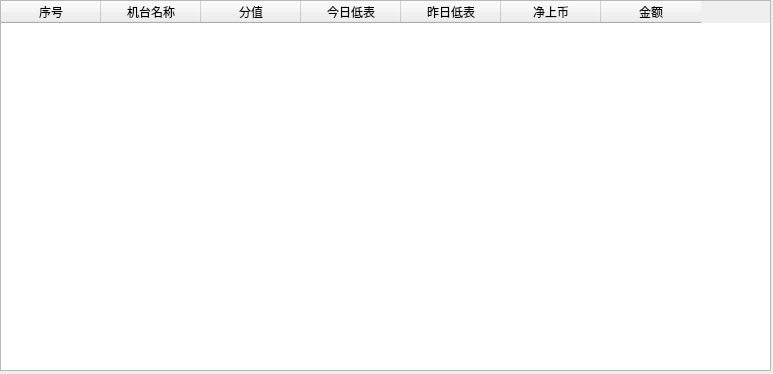
<?xml version="1.0" encoding="UTF-8"?>
<ui version="4.0">
 <class>Form</class>
 <widget class="QWidget" name="Form">
  <property name="geometry">
   <rect>
    <x>0</x>
    <y>0</y>
    <width>773</width>
    <height>374</height>
   </rect>
  </property>
  <property name="windowTitle">
   <string>Form</string>
  </property>
  <widget class="QWidget" name="verticalLayoutWidget">
   <property name="geometry">
    <rect>
     <x>0</x>
     <y>0</y>
     <width>771</width>
     <height>371</height>
    </rect>
   </property>
   <layout class="QVBoxLayout" name="verticalLayout">
    <item>
     <widget class="QTableWidget" name="tableWidget">
      <column>
       <property name="text">
        <string>序号</string>
       </property>
      </column>
      <column>
       <property name="text">
        <string>机台名称</string>
       </property>
      </column>
      <column>
       <property name="text">
        <string>分值</string>
       </property>
      </column>
      <column>
       <property name="text">
        <string>今日低表</string>
       </property>
      </column>
      <column>
       <property name="text">
        <string>昨日低表</string>
       </property>
      </column>
      <column>
       <property name="text">
        <string>净上币</string>
       </property>
      </column>
      <column>
       <property name="text">
        <string>金额</string>
       </property>
      </column>
     </widget>
    </item>
   </layout>
  </widget>
 </widget>
 <resources/>
 <connections/>
</ui>
